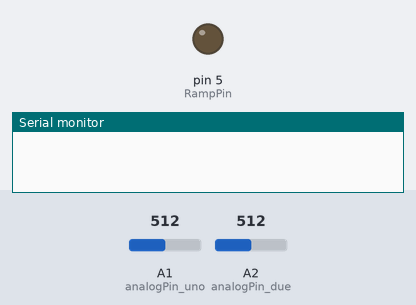
A sketch run on a simulated Arduino Uno, built with avr-gcc and run on an emulated ATmega328P. On the bench: output pins drawn as LEDs (lit = HIGH), the last lines printed to the serial monitor. The inputs (shaded band) are chosen by the test bench; at power-on: A1 (analogPin_uno) = 512, A2 (analogPin_due) = 512. At 4.5 s the program stops and its outputs stay as they are.

Above: at 0.1 s.
At 4.38 s:
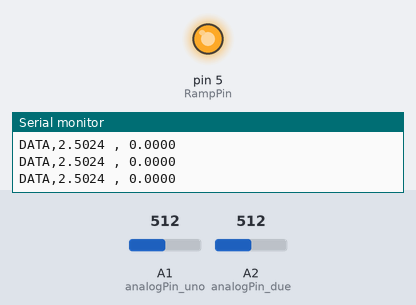
Timing chart, 0 to 6.0 s (numbered marks = the images above):
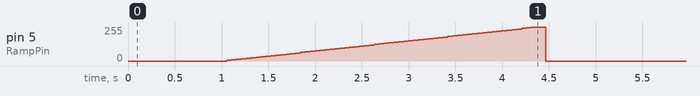

Measured:
- by itself, pin 5 (RampPin): rises from 0/255 to 252/255 in 3.3 s, then falls to 0/255 in 0.15 s

The sketch:

LED_tensione_corrente_medie_excel.ino
```cpp
/*caratteristiche circuito su Shield EURO1
 * -pin 5 uscita PWM per generare la rampa.
 * -switch 1 led giallo; switch 2 verde; switch 3 rosso
 * -resistenza RD = 100 Ohm
 media di N_media valori
 utilizzo del file excel per visualizzare i dati
 Serial.println("CLEARDATA"); //RIPULISCE IL FOGLIO EXCEL
  Serial.println("CELL,SET,C1"); // SCRIVE "SCARICA DEL CONDENSATORE" NELLA CASELLA C1
  Serial.println("LABEL,tensione[],corrente[A]");
 */

const unsigned int RampPin = 5; // porta di uscita Segnale PWM
const unsigned int analogPin_uno = 1;// d.d.p. prima della Rd
const unsigned int analogPin_due = 2; // d.d.p. dopo la Rd
unsigned int i = 0;
float medio_1 = 0;
float medio_2 = 0;
int N_media = 5;
int start = 1; //flag per fermare il ciclo
int rd = 100;  //Resistenza Rd da modificare
void setup()
{
  pinMode(RampPin, OUTPUT);
  Serial.begin(9600);
}
void loop()
{
  delay(1000); // attende 1s
   Serial.println("CLEARDATA"); //RIPULISCE IL FOGLIO EXCEL
  Serial.println("CELL,SET,C1"); // SCRIVE "SCARICA DEL CONDENSATORE" NELLA CASELLA C1
  Serial.println("LABEL,tensione[V],corrente[mA]");
  for (i = 0; i < 256; i = i + 4) {
    analogWrite(RampPin, i);
    delay(50);
    //media di 5 letture
    for (int j = 0; j < N_media; j++) {
      medio_2 = medio_2 + analogRead(analogPin_due);
      medio_1 = medio_1 + analogRead(analogPin_uno);
    }
    medio_2 = medio_2 / N_media; //valor medio di 5 letture
    medio_1 = medio_1 / N_media;

    // stampa Tensione media sul LED Volt
    Serial.print("DATA,");
    Serial.print(5.0 * medio_2  / 1023.0, 4);
    //Serial.print(5.0 * (analogRead(analogPin_due)) / 1023.0, 4);
    Serial.print(" , ");

    // stampa IntensitÃ  di corrente media sul LED, si divide per 1.024 invece che per 1024 per avere la corrente in milliampere invece che in ampere
   Serial.println((5.0 / 1.023) * ((medio_1 - medio_2)) / rd, 4);
    //  Serial.println((5.0 / 1.023) * ((analogRead(analogPin_uno)) - (analogRead(analogPin_due))) / rd, 4);
    medio_1 = 0;
    medio_2 = 0;
  }
   Serial.println("CELL,SET,C1,TERMINE ACQUISIZIONE DATI");
  delay(100); // intervallo di tempo campionamento
  analogWrite(RampPin, 0);
  while (start = 1) {};
}
```
